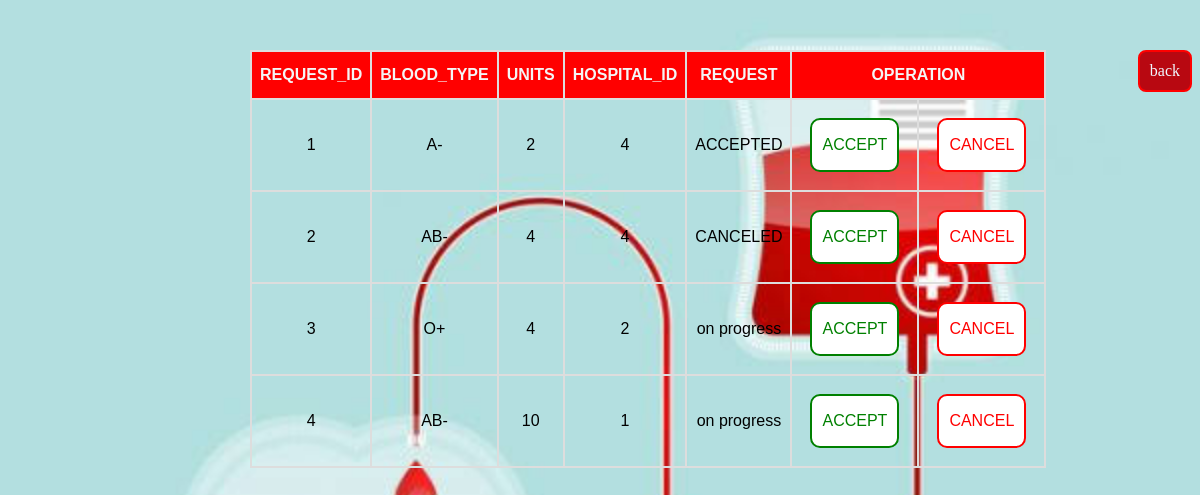
Screenshot of /Anas/requestorders.php with the database file from the repository.
### tables this page shows
CREATE TABLE `orders` (
  `request_id` int(11) NOT NULL,
  `blood_type` varchar(5) DEFAULT NULL,
  `units` int(11) NOT NULL,
  `hospital_id` int(11) DEFAULT NULL,
  `request` varchar(20) DEFAULT NULL
);

### Anas/requestorders.php (the view, shortened to what this page needs)
<?php
include("connect.php");
?>
<html>
<head>
    </head>
<body>
<a href="home_of_bloodbank.php">back</a>
<table>
<tr>
<th>REQUEST_ID</th>
<th>BLOOD_TYPE</th>
<th>UNITS</th>
<th>HOSPITAL_ID</th>
<th>REQUEST</th>
<th colspan="2">OPERATION</th>
</tr>
<?php
$sql = "select * from orders";
$res= mysqli_query($conn, $sql);
if(mysqli_num_rows($res) != 0) {
    while($row = mysqli_fetch_assoc($res)) {
        echo "<tr>";
        echo   "<td>".$row['request_id']."</td>" ;
        echo   "<td>".$row['blood_type']."</td>" ;
        echo "<td>".$row['units']."</td>";
        echo "<td>".$row['hospital_id']."</td>";
        echo "<td>".$row['request']."</td>";
        echo "<td><a href='accept.php?rn=$row[request_id]' class='accept'>ACCEPT</a></td>";
        echo "<td><a href='cancel.php?rn=$row[request_id]' class='cancel'>CANCEL</a></td>";
    }
}
else
{
    echo "0 results" ;
}
        ?>
    </table>
    </body>
</html>

### Anas/requestorders.php (style rules this page uses)
body { background-image: url(731.jpeg); background-position: center; background-repeat: no-repeat; background-size: cover; }
table { border-collapse: collapse; width: 70%; margin-top: 50px; margin-bottom: 50px; font-family: arial, sans-serif; line-height: 30px; }
td, th { border: 2px solid #ddd; text-align: center; padding: 8px; }
th { background-color: red; color: whitesmoke; }
.accept { text-decoration: none; background-color: white; padding: 10px; margin: 10px; color: green; border-radius:10px; border: 2px solid green; cursor: pointer; }
.cancel { text-decoration: none; background-color: white; padding: 10px; margin: 10px; color: red; border-radius:10px; border: 2px solid red; cursor: pointer; }
body { margin-left: 250px; }
a { text-decoration: none; background-color: #b80811; border: 2px solid red; padding: 10px; float: right; color: aliceblue; border-radius: 8px; }

### rows the page displays
orders: request_id "1", blood_type "A-", units "2", hospital "4", request "ACCEPTED"
orders: request_id "2", blood_type "AB-", units "4", hospital "4", request "CANCELED"
orders: request_id "3", blood_type "O+", units "4", hospital "2", request "on progress"
orders: request_id "4", blood_type "AB-", units "10", hospital "1", request "on progress"
